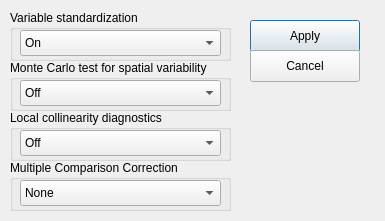
<?xml version="1.0" encoding="UTF-8"?>
<ui version="4.0">
 <class>advDialog</class>
 <widget class="QDialog" name="advDialog">
  <property name="windowModality">
   <enum>Qt::WindowModal</enum>
  </property>
  <property name="geometry">
   <rect>
    <x>0</x>
    <y>0</y>
    <width>385</width>
    <height>221</height>
   </rect>
  </property>
  <property name="windowTitle">
   <string>Advanced Options</string>
  </property>
  <property name="modal">
   <bool>true</bool>
  </property>
  <widget class="QPushButton" name="applyBTN">
   <property name="geometry">
    <rect>
     <x>250</x>
     <y>20</y>
     <width>110</width>
     <height>32</height>
    </rect>
   </property>
   <property name="text">
    <string>Apply</string>
   </property>
  </widget>
  <widget class="QPushButton" name="cancelBTN">
   <property name="geometry">
    <rect>
     <x>250</x>
     <y>50</y>
     <width>110</width>
     <height>32</height>
    </rect>
   </property>
   <property name="text">
    <string>Cancel</string>
   </property>
  </widget>
  <widget class="QGroupBox" name="groupBox_4">
   <property name="geometry">
    <rect>
     <x>10</x>
     <y>60</y>
     <width>221</width>
     <height>51</height>
    </rect>
   </property>
   <property name="title">
    <string>Monte Carlo test for spatial variability</string>
   </property>
   <widget class="QComboBox" name="mcComboBox">
    <property name="geometry">
     <rect>
      <x>10</x>
      <y>20</y>
      <width>201</width>
      <height>26</height>
     </rect>
    </property>
    <item>
     <property name="text">
      <string>Off</string>
     </property>
    </item>
    <item>
     <property name="text">
      <string>On (Very Slow)</string>
     </property>
    </item>
   </widget>
  </widget>
  <widget class="QGroupBox" name="groupBox_5">
   <property name="geometry">
    <rect>
     <x>10</x>
     <y>110</y>
     <width>221</width>
     <height>51</height>
    </rect>
   </property>
   <property name="title">
    <string>Local collinearity diagnostics</string>
   </property>
   <widget class="QComboBox" name="locollinearComboBox">
    <property name="geometry">
     <rect>
      <x>10</x>
      <y>20</y>
      <width>201</width>
      <height>26</height>
     </rect>
    </property>
    <item>
     <property name="text">
      <string>Off</string>
     </property>
    </item>
    <item>
     <property name="text">
      <string>On</string>
     </property>
    </item>
   </widget>
  </widget>
  <widget class="QGroupBox" name="SOCBox_2">
   <property name="geometry">
    <rect>
     <x>10</x>
     <y>10</y>
     <width>221</width>
     <height>51</height>
    </rect>
   </property>
   <property name="title">
    <string>Variable standardization</string>
   </property>
   <widget class="QComboBox" name="varSTDComboBox">
    <property name="geometry">
     <rect>
      <x>10</x>
      <y>20</y>
      <width>201</width>
      <height>26</height>
     </rect>
    </property>
    <item>
     <property name="text">
      <string>On</string>
     </property>
    </item>
    <item>
     <property name="text">
      <string>Off</string>
     </property>
    </item>
   </widget>
  </widget>
  <widget class="QGroupBox" name="groupBox_6">
   <property name="geometry">
    <rect>
     <x>10</x>
     <y>160</y>
     <width>221</width>
     <height>51</height>
    </rect>
   </property>
   <property name="title">
    <string>Multiple Comparison Correction</string>
   </property>
   <widget class="QComboBox" name="mccComboBox">
    <property name="geometry">
     <rect>
      <x>10</x>
      <y>20</y>
      <width>201</width>
      <height>26</height>
     </rect>
    </property>
    <item>
     <property name="text">
      <string>None</string>
     </property>
    </item>
    <item>
     <property name="text">
      <string>Bonferroni</string>
     </property>
    </item>
    <item>
     <property name="text">
      <string>Sidak</string>
     </property>
    </item>
    <item>
     <property name="text">
      <string>FDR</string>
     </property>
    </item>
   </widget>
  </widget>
 </widget>
 <resources/>
 <connections/>
</ui>
